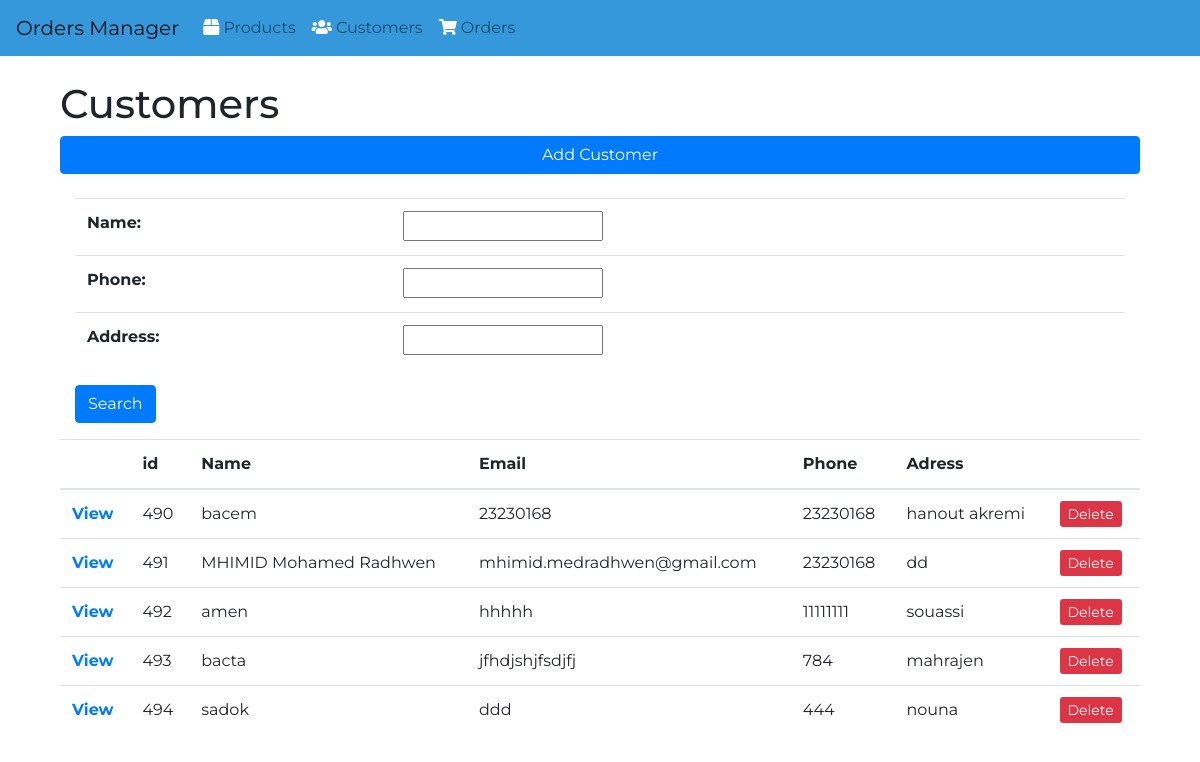
The app's page /customers/ with its own data.
### customers/models.py (models this page shows, shortened)
class Customer(models.Model):
    name = models.CharField(max_length=100)
    email = models.EmailField()
    phone = models.CharField(max_length=15)
    address = models.TextField()

### customers/views.py (the view)
# urls.py: path('customers/', views.customer_list, name='customer_list'),
def customer_list(request):
    customers = Customer.objects.all()
    myfilter = CustomerFilter(request.GET,queryset=customers)
    customers = myfilter.qs
    context = {
        'customers':customers,
        'myfilter':myfilter
    }
    return render(request, 'customers/customer_list.html', context)

### customers/templates/customers/customer_list.html (shortened to what this page needs)
{% extends 'customers/base.html' %}
{% block content %}
        <div class="container mt-4">
            <h1>Customers</h1>
            <ul class="navbar-nav" >
                    <a class="btn btn-primary" href="{% url 'add_customer' %}">Add Customer</a>
            </ul>
            <div class="container mt-4">
            <form method="GET">
              <table class="table">
              <div class="form-group ">
              {{myfilter.form}}
              </div>
          </table>
          <div class="form-group ">
            <button type="submit" class="btn btn-primary" >Search</button>
          </div>
          </form>
        </div>
                <table class="table">
                    <thead>
                      <tr>
                        <th scope="col"></th>
                        <th scope="col">id</th>
                        <th scope="col">Name</th>
                        <th scope="col">Email</th>
                        <th scope="col">Phone</th>
                        <th scope="col">Adress</th>
                        <th scope="col"></th>
                      </tr>
                    </thead>
                    <tbody>
                        {% for cs in customers %}
                        <tr>
                            <th scope="row"><a href="{% url 'customer_detail' cs.id %}">View</a></th>
                            <td>{{cs.id}}</td>
                            <td>{{cs.name}}</td>
                            <td>{{cs.email}}</td>
                            <td>{{cs.phone}}</td>
                            <td>{{cs.address}}</td>
                             <td>
                            <a class ="btn-sm btn-danger" href="{% url 'delete_customer' cs.id %}">Delete</a></td>
                          </tr>
                        {% endfor %}
                    </tbody>
                  </table>
        </div>
        {% endblock content %}

### customers/templates/customers/base.html (style rules this page uses)
* { font-family: 'Montserrat', sans-serif; }

### records on screen
Customer: id "490", name "bacem", email "23230168", phone "23230168", address "hanout akremi"
Customer: id "491", name "MHIMID Mohamed Radhwen", email "mhimid.medradhwen@gmail.com", phone "23230168", address "dd"
Customer: id "492", name "amen", email "hhhhh", phone "11111111", address "souassi"
Customer: id "493", name "bacta", email "jfhdjshjfsdjfj", phone "784", address "mahrajen"
Customer: id "494", name "sadok", email "ddd", phone "444", address "nouna"
